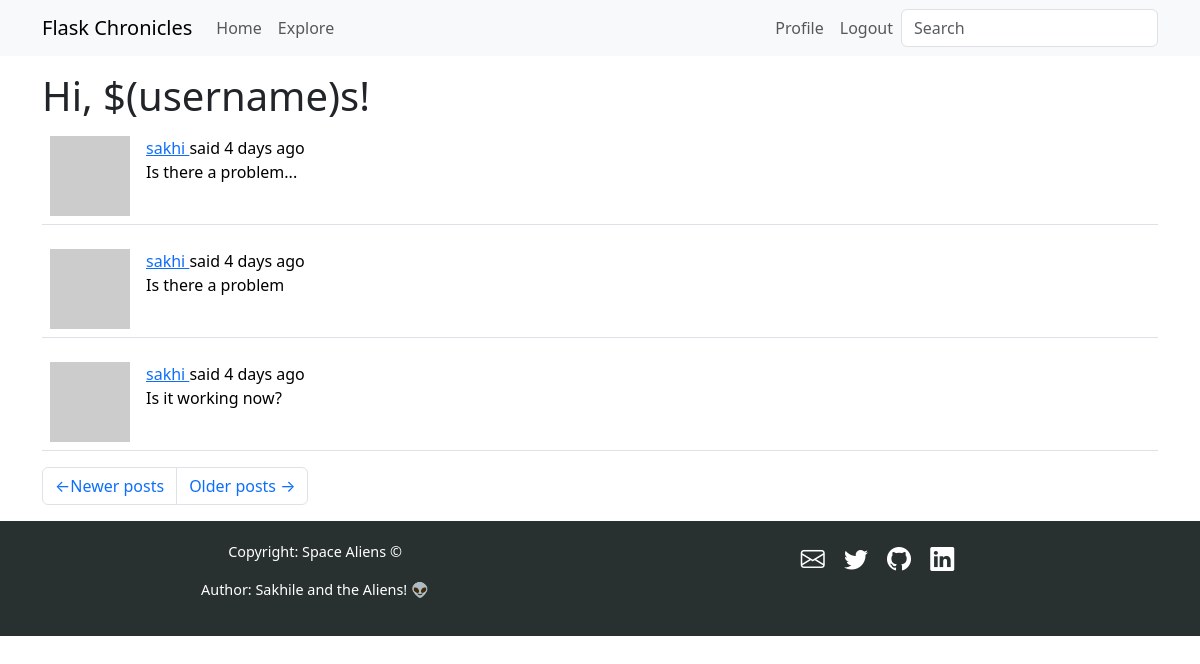
The app's page /explore?page=2 (signed in) with its own data.
### app/models.py (models this page shows, shortened)
class User(UserMixin, db.Model):
    id: so.Mapped[int] = so.mapped_column(primary_key=True)
    username: so.Mapped[str] = so.mapped_column(sa.String(64), unique=True)
    email: so.Mapped[str] = so.mapped_column(sa.String(120), index=True, unique=True)
    password_hash: so.Mapped[Optional[str]] = so.mapped_column(sa.String(256))
    posts: so.WriteOnlyMapped["Post"] = so.relationship(back_populates="author")
    about_me: so.Mapped[Optional[str]] = so.mapped_column(sa.String(140))
    last_seen: so.Mapped[Optional[datetime]] = so.mapped_column(
        default=lambda: datetime.now(timezone.utc)
    )
    following: so.WriteOnlyMapped["User"] = so.relationship(
        secondary=followers,
        primaryjoin=(followers.c.follower_id == id),
        secondaryjoin=(followers.c.followed_id == id),
        back_populates="followers",
    )
    followers: so.WriteOnlyMapped["User"] = so.relationship(
        secondary=followers,
        primaryjoin=(followers.c.followed_id == id),
        secondaryjoin=(followers.c.follower_id == id),
        back_populates="following",
    )
    def avatar(self, size):
        digest = md5(self.email.lower().encode("utf-8")).hexdigest()
        return f"https://www.gravatar.com/avatar/{digest}?d=identicon&s={size}'"

class SearchableMixin:
    @classmethod
    def before_commit(cls, session):
        session._changes = {
            "add": list(session.new),
            "update": list(session.dirty),
            "delete": list(session.deleted),
        }
    @classmethod
    def after_commit(cls, session):
        for obj in session._changes["add"]:
            if isinstance(obj, SearchableMixin):
                add_to_index(obj.__tablename__, obj)
        for obj in session._changes["update"]:
            if isinstance(obj, SearchableMixin):
                add_to_index(obj.__tablename__, obj)
        for obj in session._changes["delete"]:
            if isinstance(obj, SearchableMixin):
                remove_from_index(obj.__tablename__, obj)
        session._changes = None

class Post(SearchableMixin, db.Model):
    __searchable__ = ["body"]
    id: so.Mapped[int] = so.mapped_column(primary_key=True)
    body: so.Mapped[str] = so.mapped_column(sa.String(140))
    timestamp: so.Mapped[datetime] = so.mapped_column(
        index=True, default=lambda: datetime.now(timezone.utc)
    )
    user_id: so.Mapped[int] = so.mapped_column(sa.ForeignKey(User.id), index=True)
    author: so.Mapped[User] = so.relationship(back_populates="posts")
    language: so.Mapped[Optional[str]] = so.mapped_column(sa.String(5))

### app/main/routes.py (the view)
@bp.route("/explore")
@login_required
def explore():
    page = request.args.get("page", 1, type=int)
    query = sa.select(Post).order_by(Post.timestamp.desc())
    posts = db.paginate(
        query, page=page, per_page=current_app.config["POSTS_PER_PAGE"], error_out=False
    )
    next_url = url_for("main.explore", page=posts.next_num) if posts.has_next else None
    prev_url = url_for("main.explore", page=posts.prev_num) if posts.has_prev else None
    return render_template(
        "index.html",
        title=_("Explore"),
        posts=posts.items,
        next_url=next_url,
        prev_url=prev_url,
    )

### app/main/forms.py
class SearchForm(FlaskForm):
    q = StringField(_l("Search"), validators=[DataRequired()])
    def __init__(self, *args, **kwargs):
        if "formdata" not in kwargs:
            kwargs["formdata"] = request.args
        if "meta" not in kwargs:
            kwargs["meta"] = {"csrf": False}
        super(SearchForm, self).__init__(*args, **kwargs)

### app/__init__.py (called while the page is built)
def get_locale():
    return request.accept_languages.best_match(current_app.config["LANGUAGES"])

### app/main/routes.py (called while the page is built)
@bp.before_request
def before_request():
    if current_user.is_authenticated:
        current_user.last_seen = datetime.now(timezone.utc)
        db.session.commit()
        g.search_form = SearchForm()
    g.locale = str(get_locale())

### app/models.py (called while the page is built)
@login.user_loader
def load_user(id):
    return db.session.get(User, int(id))

### app/templates/index.html (shortened to what this page needs)
{% extends "base.html" %}
{% import "bootstrap_wtf.html" as wtf %}
{% block content %}
    <h1>{{ _("Hi, $(username)s", username=current_user.username) }}!</h1>
    {% for post in posts %}
        {% include '_post.html' %}
    {% endfor %}
    <nav aria-label="Post navigation">
        <ul class="pagination">
            <li class="page-item{% if not prev_url %} disabled{% endif %}">
                <a class="page-link" href="{{ prev_url }}">
			<span aria-hidden="true">&larr;</span>{{ _("Newer posts") }}
                </a>
            </li>
            <li class="page-item{% if not next_url %} disabled{% endif %}">
                <a class="page-link" href="{{ next_url }}">
                    {{ _("Older posts") }} <span aria-hidden="true">&rarr;</span>
                </a>
            </li>
        </ul>
    </nav>
{% endblock %}

### app/templates/_post.html (shortened to what this page needs)
<table class="table table-hover">
    <tr>
        <td width="70px">
            <a href="{{ url_for('main.user', username=post.author.username) }}">
                <img src="{{ post.author.avatar(70) }}" />
            </a>
        </td>
        <td>
            {{ _('%(username)s said %(when)s',
            username=user_link, when=moment(post.timestamp).fromNow()) }}
            <br>
            <span id="post{{ post.id }}">{{ post.body }}</span>
        </td>
    </tr>
</table>

### records on screen
Post: body "Is there a problem..."
Post: body "Is there a problem"
Post: body "Is it working now?"
